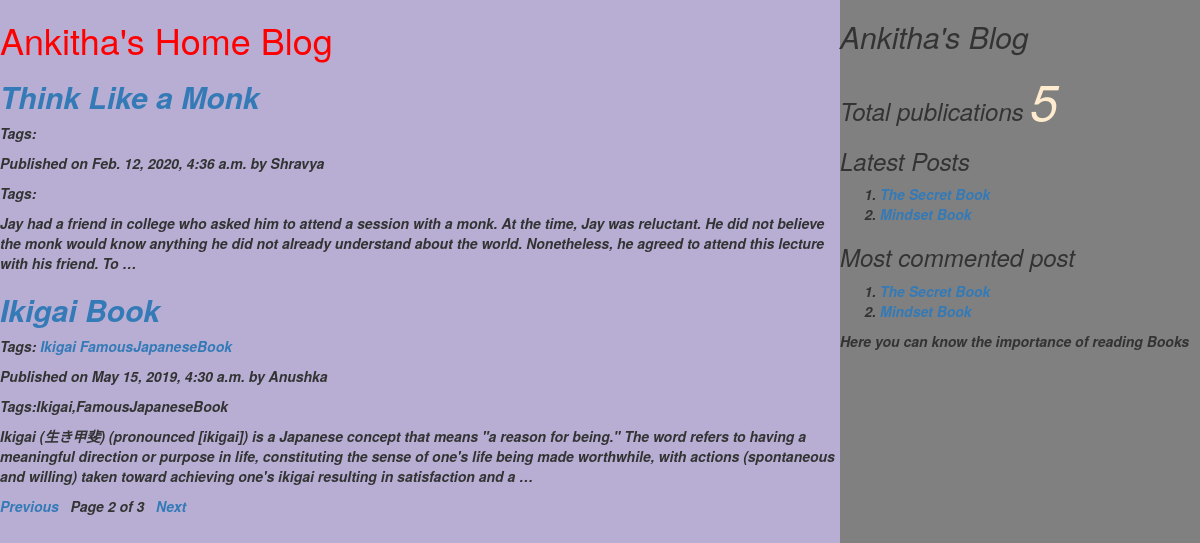
Screenshot of /?page=2 with the database file from the repository.
### myApp/models.py (models this page shows, shortened)
class Post(models.Model):
    tags=TaggableManager()
    STATUS_CHOICE=(('draft','Draft'),('published','Published'))
    title=models.CharField(max_length=300)
    slug=models.SlugField(max_length=100,unique_for_date='publish')
    author=models.ForeignKey(User,related_name='blog_posts',on_delete=models.CASCADE)
    body=models.TextField()
    publish=models.DateTimeField(default=timezone.now)
    created=models.DateTimeField(auto_now_add=True)
    updated=models.DateTimeField(auto_now=True)
    status=models.CharField(max_length=30,choices=STATUS_CHOICE,default='draft')
    class Meta:
        ordering=('-publish',)
    def get_absolute_url(self):
        return reverse('post_detail',args=[self.publish.year,self.publish.strftime('%m'),self.publish.strftime('%d'),self.slug])

### myApp/views.py (the view)
# urls.py: url(r'^$',views.post_list_view),
def post_list_view(request,tag_slug=None):
    post_list=Post.objects.all()
    tag=None
    if tag_slug:
        tag=get_object_or_404(Tag,slug=tag_slug) #provided slug
        post_list=post_list.filter(tags__in=[tag])
    paginator=Paginator(post_list,2) #step1
    page_number=request.GET.get('page') #step2
    try:
       post_list=paginator.page(page_number) #step2
    except PageNotAnInteger:
       post_list=paginator.page(1) #step 3
    except EmptyPage:
      post_list=paginator.page(paginator.num_pages) #step 4
    d={'post_list':post_list,'tag':tag}
    return render(request,'myApp/post_list.html',d)

### myApp/templatetags/mytags.py (called while the page is built)
@register.simple_tag
def total_posts():
    return Post.objects.count()

@register.inclusion_tag('myApp/latest_post.html')
def show_latest_posts(count=3):
    latest_posts=Post.objects.order_by('-publish')[:count]
    return {'latest_posts':latest_posts}

@register.simple_tag
def get_most_commented_posts(count=2):
    return Post.objects.annotate(total_comments=Count('comments')).order_by('-total_comments')[:count]

### templates/myApp/post_list.html (shortened to what this page needs)
<html>
    {%extends 'myApp/parent.html'%}
        {%block content_block%}
        <h1 style="color:red">Ankitha's Home Blog</h1>
        {%for post in post_list%}
        <a href="{{post.get_absolute_url}}"><h2><i><b>{{post.title}}</h2></a>
        <p>Tags:
            {%for tag in post.tags.all%}
            <a href="{%url "post_list_by_tag_name" tag.slug%}">{{tag.name}}</a>
            {%endfor%}
        </p>
        <i><b>Published on {{post.publish}} by {{post.author|title}}</p>
        <p>Tags:{{post.tags.all|join:','}}</p>
        {{post.body|truncatewords:50|linebreaks}}
        {%endfor%}
        {%include 'myApp/pagination.html' with page=post_list%}
        {%endblock%}

### templates/myApp/parent.html (shortened to what this page needs)
<html>
{%load mytags%}
    <head>
        <link rel="stylesheet" href="https://maxcdn.bootstrapcdn.com/bootstrap/3.3.7/css/bootstrap.min.css">
    </head>
    <body>
        <div class="content" style="width:70%;float:left;background-color:rgba(117, 97, 172, 0.514);height:100%">
            {%block content_block%}
            {%endblock%}
        </div>
        <div class="sidebar" style="width:30%;float:right;background-color:grey;height:100%">
            <h2>Ankitha's Blog</h2>
            <h3>Total publications
                <span style="color:blanchedalmond;font-size:50px">
                {%total_posts%}</span>
                <h3>Latest Posts</h3>
                {% show_latest_posts 2 %}
                <h3>Most commented post</h3>
                {%get_most_commented_posts as m%}
                <ol>
                    {%for post in m%}
                    <li><a href="{{post.get_absolutr_url}}">{{post.title}}</a></li>
                    {%endfor%}
                </ol>
            </h3>
            <p>Here you can know the importance of reading Books</p>
        </div>
    </body>
</html>

### templates/myApp/pagination.html
<!DOCTYPE html>
<html lang="en" dir="ltr">
  <body>
     <div class="paginator">
       {%if page.has_previous%}
       <a href="?page={{page.previous_page_number}}">Previous</a>&nbsp&nbsp
       {%endif%}
      <span>Page {{page.number}} of {{page.paginator.num_pages}}</span>&nbsp&nbsp
      {%if page.has_next%}
      <a href="?page={{page.next_page_number}}">Next</a> &nbsp  &nbsp
      {%endif%}
     </div>
  </body>
</html>

### templates/myApp/latest_post.html
<html>
    <body>
        <ol>
        {%for post in latest_posts%}
        <li><a href="{{post.get_absolute_url}}">{{post.title}}</a></li>
        {%endfor%}
    </ol>
    </body>
</html>

### rows the page displays
Post: title "Think Like a Monk", publish "Feb. 12, 2020, 4:36 a.m.", author "Shravya", body "Jay had a friend in college who asked him to attend a session with a monk. At the time, Jay was reluctant. He did not believe the monk would know anything he did not already understand about the world. Nonetheless, he agreed to attend this lecture with his friend. To …"
Post: title "Ikigai Book", publish "May 15, 2019, 4:30 a.m.", author "Anushka", tags.all "Ikigai,FamousJapaneseBook", body "Ikigai (生き甲斐) (pronounced [ikiɡai]) is a Japanese concept that means \"a reason for being.\" The word refers to having a meaningful direction or purpose in life, constituting the sense of one's life being made worthwhile, with actions (spontaneous and willing) taken toward achieving one's ikigai resulting in satisfaction and a …"
Tag: name "Ikigai"
Tag: name "FamousJapaneseBook"
Post: title "The Secret Book"
Post: title "Mindset Book"

### other values shown
{{ page.number }} "2"
{{ page.paginator.num_pages }} "3"
